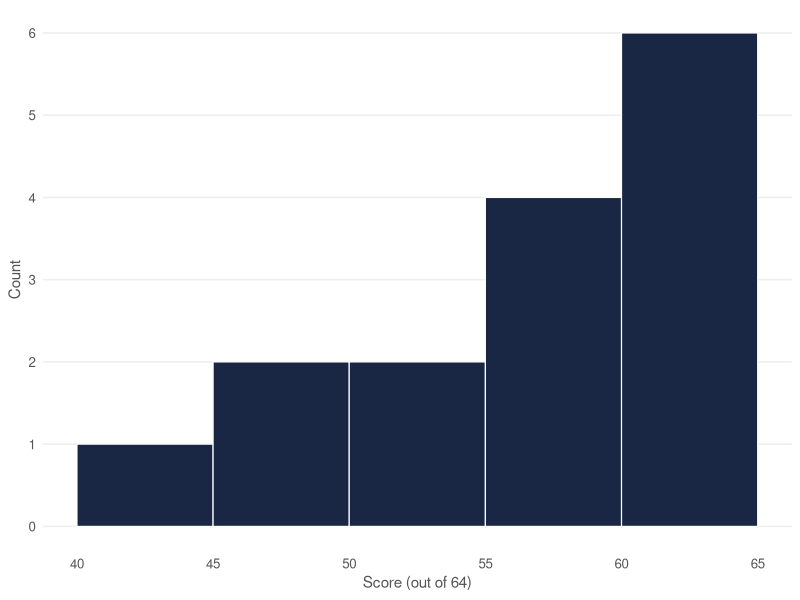
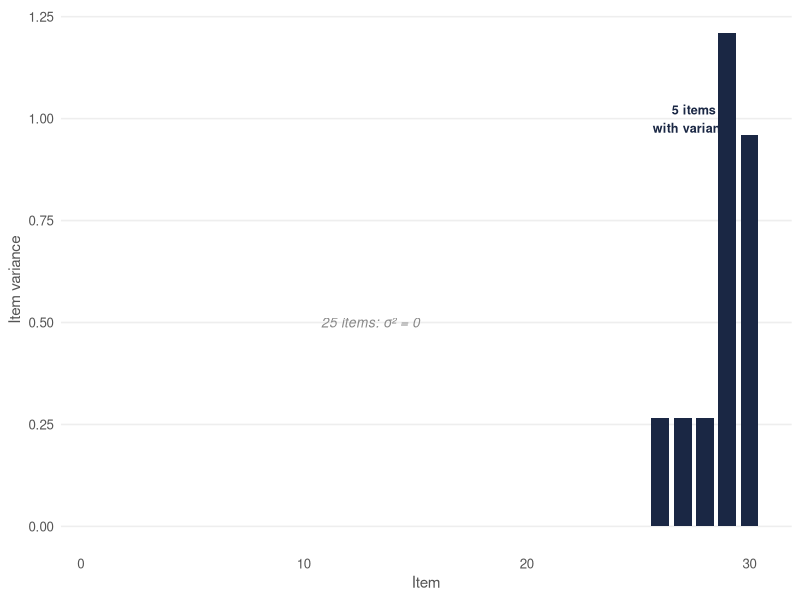
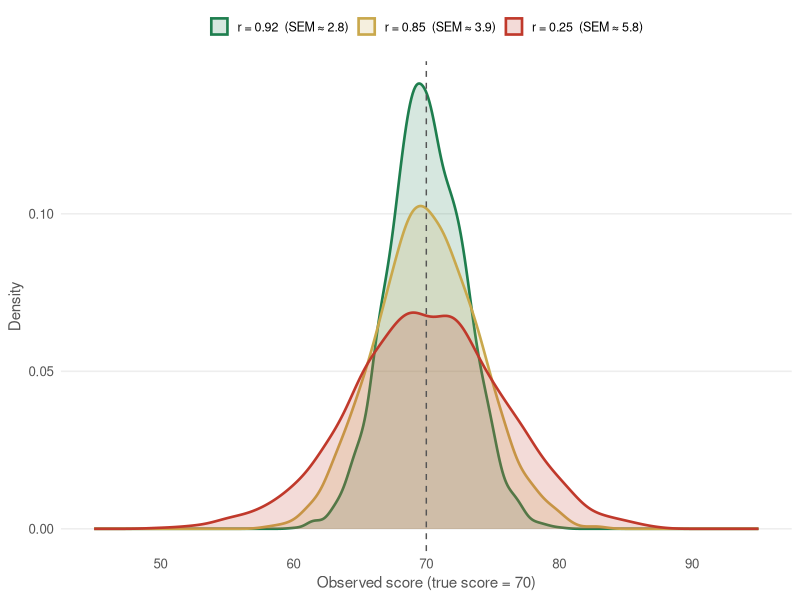
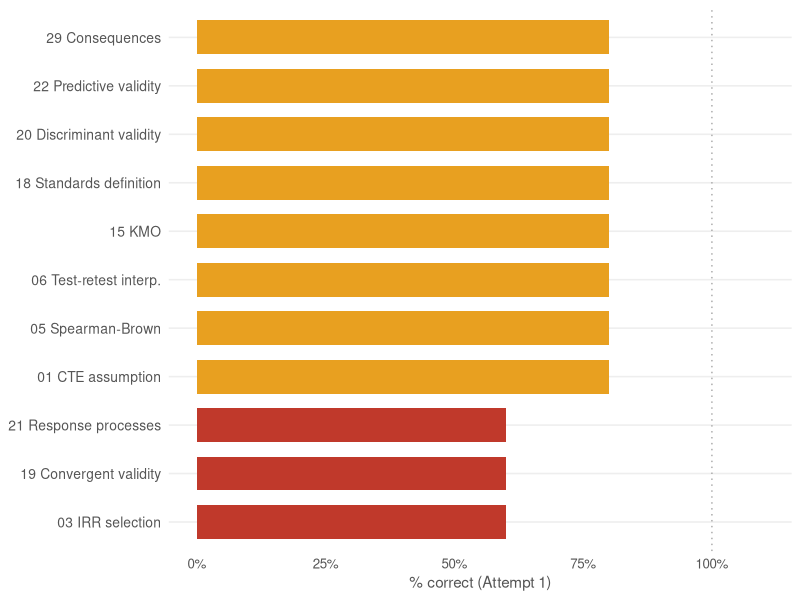
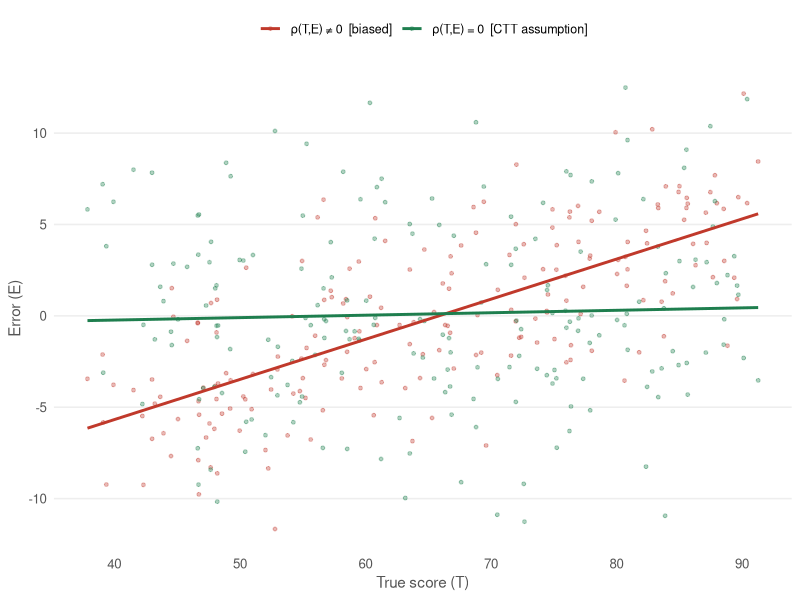
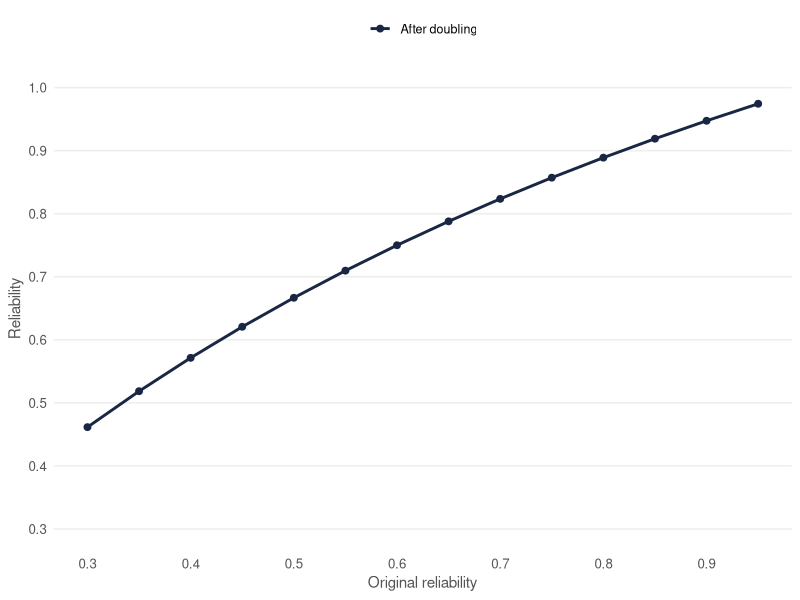

Reproduce these figures in R, in order.
## ---- chunk 1
library(tidyverse)
library(ggplot2)

# ── Exam data ──────────────────────────────────────────────────
scores <- c(60, 61, 54, 63, 44, 59, 46, 62, 64, 52, 60, 63, 48, 63, 56)

# Retakers: attempt 1 scores only
retakers_att1 <- tibble(
  student = paste0("S", c(2, 4, 6, 8, 10)),
  att1    = c(54, 44, 46, 52, 48),
  att2    = c(63, 59, 62, 64, 63)
)

# Item-level gap data (retakers, attempt 1 only)
item_gaps <- tibble(
  item    = c("03 IRR selection", "19 Convergent validity",
              "21 Response processes", "01 CTE assumption",
              "05 Spearman-Brown", "06 Test-retest interp.",
              "15 KMO", "18 Standards definition",
              "20 Discriminant validity", "22 Predictive validity",
              "29 Consequences"),
  pct     = c(60, 60, 60, 80, 80, 80, 80, 80, 80, 80, 80),
  tier    = c("Priority", "Priority", "Priority",
              rep("Secondary", 8))
) |>
  arrange(pct, item) |>
  mutate(item = fct_inorder(item),
         color = ifelse(tier == "Priority", "#c0392b", "#e8a020"))

# Shared ggplot theme
theme_deck <- function() {
  theme_minimal(base_size = 12) +
    theme(
      panel.grid.minor  = element_blank(),
      panel.grid.major.y = element_line(color = "#eeeeee"),
      panel.grid.major.x = element_blank(),
      axis.text         = element_text(color = "#555555"),
      axis.title        = element_text(color = "#555555", size = 11),
      plot.title        = element_blank(),
      legend.position   = "none"
    )
}
## ---- chunk 2
#| fig-height: 3.8
#| fig-width: 6

tibble(score = scores) |>
  ggplot(aes(x = score)) +
  geom_histogram(binwidth = 5, boundary = 40,
                 fill = "#1a2744", color = "white", linewidth = 0.4) +
  scale_x_continuous(breaks = seq(40, 65, 5),
                     labels = c("40","45","50","55","60","65")) +
  scale_y_continuous(breaks = 0:8) +
  labs(x = "Score (out of 64)", y = "Count") +
  theme_deck()
## ---- chunk 3
#| fig-height: 3.6
#| fig-width: 5.2

# Show contribution of each item to alpha numerator
# 25 items with var=0, 5 items with real variance
set.seed(42)
item_vars <- c(rep(0, 25), c(0.267, 0.267, 0.267, 1.21, 0.96))
tibble(
  item    = 1:30,
  var     = item_vars,
  has_var = var > 0
) |>
  ggplot(aes(x = item, y = var, fill = has_var)) +
  geom_col(width = 0.8) +
  scale_fill_manual(values = c("FALSE" = "#dddddd", "TRUE" = "#1a2744")) +
  annotate("text", x = 13, y = 0.5, label = "25 items: σ² = 0",
           color = "#888888", size = 3.5, fontface = "italic") +
  annotate("text", x = 27.5, y = 1.0, label = "5 items\nwith variance",
           color = "#1a2744", size = 3.2, fontface = "bold", hjust = 0.5) +
  labs(x = "Item", y = "Item variance") +
  theme_deck()
## ---- chunk 4
#| fig-height: 0.1
tibble(
  Scenario        = c("This exam", "Typical test", "Strong test"),
  `r_xx`          = c(0.25, 0.85, 0.92),
  SD              = c(6.69, 10, 10),
  SEM             = round(c(6.69, 10, 10) * sqrt(1 - c(0.25, 0.85, 0.92)), 2),
  `95% CI ±`      = round(1.96 * c(6.69, 10, 10) * sqrt(1 - c(0.25, 0.85, 0.92)), 1)
) |>
  knitr::kable(align = "lcccc")
## ---- chunk 5
#| fig-height: 3.6
#| fig-width: 5.2

# Simulate observed score distributions for a student with true score = 70
set.seed(99)
n <- 3000

sim_obs <- bind_rows(
  tibble(obs = rnorm(n, 70, 10 * sqrt(1 - 0.92)), label = "r = 0.92  (SEM ≈ 2.8)"),
  tibble(obs = rnorm(n, 70, 10 * sqrt(1 - 0.85)), label = "r = 0.85  (SEM ≈ 3.9)"),
  tibble(obs = rnorm(n, 70, 6.69 * sqrt(1 - 0.25)), label = "r = 0.25  (SEM ≈ 5.8)")
) |>
  mutate(label = fct_inorder(label))

ggplot(sim_obs, aes(x = obs, fill = label, color = label)) +
  geom_density(alpha = 0.18, linewidth = 0.9) +
  geom_vline(xintercept = 70, linetype = "dashed", color = "#555555", linewidth = 0.5) +
  scale_fill_manual(values  = c("#1e7e4e", "#c9a84c", "#c0392b")) +
  scale_color_manual(values = c("#1e7e4e", "#c9a84c", "#c0392b")) +
  scale_x_continuous(limits = c(45, 95)) +
  labs(x = "Observed score (true score = 70)", y = "Density",
       fill = NULL, color = NULL) +
  theme_deck() +
  theme(legend.position = "top",
        legend.text = element_text(size = 9),
        legend.key.size = unit(0.5, "cm"))
## ---- chunk 6
#| fig-height: 4.2
#| fig-width: 6.5

item_gaps |>
  ggplot(aes(x = pct, y = item, fill = color)) +
  geom_col(width = 0.7, show.legend = FALSE) +
  geom_vline(xintercept = 100, linetype = "dotted", color = "#aaaaaa") +
  scale_fill_identity() +
  scale_x_continuous(limits = c(0, 110), breaks = c(0, 25, 50, 75, 100),
                     labels = c("0%","25%","50%","75%","100%")) +
  labs(x = "% correct (Attempt 1)", y = NULL) +
  theme_deck() +
  theme(axis.text.y = element_text(size = 10))
## ---- chunk 7
tibble(
  Coefficient     = c("% Agreement", "Cohen's κ", "Weighted κ",
                      "**ICC**", "Spearman r"),
  `Data type`     = c("Nominal", "Nominal/ordinal", "Ordinal",
                      "**Continuous**", "Ordinal"),
  Raters          = c("2+", "2", "2", "**2+**", "2"),
  `What it captures` = c("Raw agreement only", "Agreement beyond chance",
                          "Partial credit for near-misses",
                          "**Consistency & absolute agreement**",
                          "Rank order only"),
  `Use when…`     = c("Quick check only", "Categorical, 2 raters",
                      "Ordered categories, 2 raters",
                      "**Continuous scores, 3+ raters ✓**",
                      "Non-normal ordinal data")
) |>
  knitr::kable(escape = FALSE) |>
  kableExtra::kable_styling(font_size = 13) |>
  kableExtra::row_spec(4, bold = TRUE, background = "#fef3cd")
## ---- chunk 8
tibble(
  Model       = c("ICC(1,1)", "ICC(1,k)", "**ICC(2,1)**",
                  "**ICC(2,k)**", "ICC(3,1)", "ICC(3,k)"),
  `Rater selection` = c("Random, different raters per subject",
                        "Random, different raters per subject",
                        "Random, same raters rate all",
                        "Random, same raters rate all",
                        "Fixed (these specific raters only)",
                        "Fixed (these specific raters only)"),
  `Score used` = c("Single", "Average", "Single ✓",
                   "Average ✓", "Single", "Average")
) |>
  knitr::kable(escape = FALSE) |>
  kableExtra::kable_styling(font_size = 12) |>
  kableExtra::row_spec(3:4, bold = TRUE, background = "#edf8f2")
## ---- chunk 9
tibble(
  `#`      = 1:5,
  Scenario = c(
    "A factor analysis reveals a scale intended to measure 'executive functioning' actually loads on two distinct factors.",
    "Think-aloud protocols show students are guessing on items they don't understand rather than applying reasoning.",
    "A high-stakes reading test leads schools to narrow curriculum and eliminate arts programs.",
    "A new ADHD rating scale correlates r = 0.65 with direct classroom observation of off-task behavior.",
    "Subject-matter experts rate 85% of items as clearly aligned with the third-grade math curriculum."
  ),
  Source   = c(
    "Internal structure",
    "Response processes",
    "Consequences of testing",
    "Relations: convergent",
    "Test content"
  )
) |>
  knitr::kable() |>
  kableExtra::kable_styling(font_size = 12) |>
  kableExtra::column_spec(2, width = "55em") |>
  kableExtra::column_spec(3, bold = TRUE, width = "15em")
## ---- chunk 10
#| fig-height: 3.8
#| fig-width: 5

# Show what happens when ρ(T,E) ≠ 0
set.seed(7)
T_scores <- seq(40, 90, length.out = 200) + rnorm(200, 0, 2)

# Correlated errors: higher T → more positive error
E_correlated   <- 0.4 * scale(T_scores)[,1] * 8 + rnorm(200, 0, 3)
E_uncorrelated <- rnorm(200, 0, 5)

bind_rows(
  tibble(T = T_scores, E = E_correlated,   type = "ρ(T,E) ≠ 0  [biased]"),
  tibble(T = T_scores, E = E_uncorrelated, type = "ρ(T,E) = 0  [CTT assumption]")
) |>
  ggplot(aes(x = T, y = E, color = type)) +
  geom_point(alpha = 0.35, size = 1) +
  geom_smooth(method = "lm", se = FALSE, linewidth = 1) +
  scale_color_manual(values = c("ρ(T,E) ≠ 0  [biased]" = "#c0392b",
                                "ρ(T,E) = 0  [CTT assumption]" = "#1e7e4e")) +
  labs(x = "True score (T)", y = "Error (E)", color = NULL) +
  theme_deck() +
  theme(legend.position = "top", legend.text = element_text(size = 9))
## ---- chunk 11
#| fig-height: 2.8
#| fig-width: 5

r_base <- seq(0.3, 0.95, by = 0.05)
sb_double <- function(r) (2 * r) / (1 + r)

tibble(r_orig = r_base, r_doubled = sb_double(r_base)) |>
  pivot_longer(-r_orig) |>
  mutate(name = recode(name,
                       r_orig    = "Original r",
                       r_doubled = "After doubling")) |>
  ggplot(aes(x = r_orig, y = value, color = name, linetype = name)) +
  geom_line(linewidth = 1) +
  geom_point(size = 2) +
  scale_color_manual(values = c("Original r" = "#aaaaaa",
                                "After doubling" = "#1a2744")) +
  scale_linetype_manual(values = c("Original r" = "dashed",
                                   "After doubling" = "solid")) +
  scale_x_continuous(breaks = seq(0.3, 0.9, 0.1)) +
  scale_y_continuous(limits = c(0.3, 1), breaks = seq(0.3, 1, 0.1)) +
  labs(x = "Original reliability", y = "Reliability", color = NULL, linetype = NULL) +
  theme_deck() +
  theme(legend.position = "top", legend.text = element_text(size = 9))
## ---- chunk 12
tibble(
  `You want to know…`      = c(
    "Are items internally consistent?",
    "Is the construct stable over time?",
    "Do raters agree on continuous scores?",
    "Do two raters agree on categories?",
    "What reliability gain from averaging raters?",
    "How precise is a given score?"
  ),
  `Use…` = c("α or ω", "Test-retest r", "ICC(2,1) or ICC(2,k)",
              "Cohen's κ", "Spearman-Brown / ICC(2,k)", "SEM"),
  `Watch out for…` = c(
    "Inflation if multidimensional — prefer ω",
    "Construct changeability ≠ unreliability",
    "Consistency vs. absolute agreement ICC differ",
    "% agreement ignores chance; never alone",
    "Assumes raters are exchangeable",
    "Scale-dependent; compare within, not across tests"
  )
) |>
  knitr::kable() |>
  kableExtra::kable_styling(font_size = 12) |>
  kableExtra::column_spec(1, width = "22em") |>
  kableExtra::column_spec(2, bold = TRUE, width = "12em") |>
  kableExtra::column_spec(3, width = "22em", color = "#666666")
